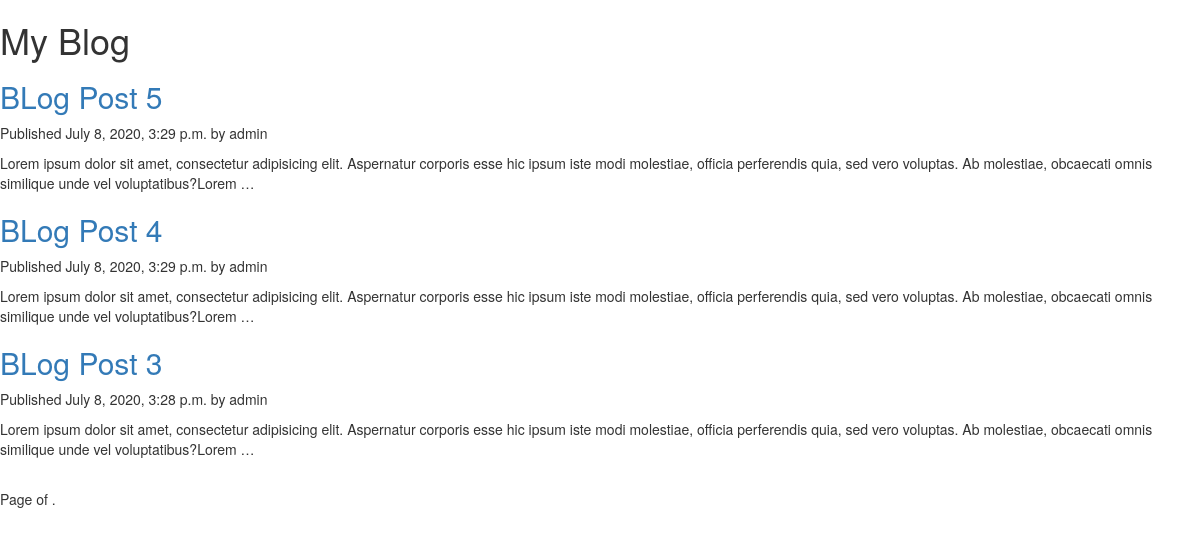
/posts/, run on the app's committed database.
### blog/models.py (models this page shows, shortened)
class Post(models.Model):
    STATUS_CHOICES = (
        ('draft', 'Draft'),
        ('published', 'Published'),
    )
    title = models.CharField(max_length=250)
    slug = models.SlugField(max_length=250,
                            unique_for_date='publish')
    author = models.ForeignKey(User,
                               on_delete=models.CASCADE,
                               related_name='blog_posts')
    body = models.TextField()
    publish = models.DateTimeField(default=timezone.now)
    created = models.DateTimeField(auto_now_add=True)
    updated = models.DateTimeField(auto_now=True)
    status = models.CharField(max_length=10,
                              choices=STATUS_CHOICES,
                              default='draft')
    class Meta:
        ordering = ('-publish',)

### paginationexample/views.py (the view)
# urls.py: path('posts/',post_list,name='postlist')
def post_list(request):
    object_list = Post.objects.all()
    paginator = Paginator(object_list, 3) # 3 posts in each page
    page = request.GET.get('page')
    try:
        posts = paginator.page(page)
    except PageNotAnInteger:
        posts = paginator.page(1)
    except EmptyPage:
        posts = paginator.page(paginator.num_pages)
    return render(request,'bloglist.html',{'page': page,'posts': posts})

### templates/bloglist.html (shortened to what this page needs)
<!DOCTYPE html>
<html lang="en">
<head>
<link rel="stylesheet" href="https://stackpath.bootstrapcdn.com/bootstrap/3.4.1/css/bootstrap.min.css">
</head>
<body>
<h1>My Blog</h1>
 {% for post in posts %}
    <h2>
        <a href="#">
        {{ post.title }}
        </a>
    </h2>
     <p class="date">
     Published {{ post.publish }} by {{ post.author }}
     </p>
     {{ post.body|truncatewords:30|linebreaks }}
{% endfor %}
<div class="pagination">
 <span class="step-links">
 <span class="current">
 Page {{ page.number }} of {{ page.paginator.num_pages }}.
 </span>
 </span>
</div>
</body>
</html>

### data on the page
Post: title "BLog Post 5", publish "July 8, 2020, 3:29 p.m.", author "admin", body "Lorem ipsum dolor sit amet, consectetur adipisicing elit. Aspernatur corporis esse hic ipsum iste modi molestiae, officia perferendis quia, sed vero voluptas. Ab molestiae, obcaecati omnis similique unde vel voluptatibus?Lorem …"
Post: title "BLog Post 4", publish "July 8, 2020, 3:29 p.m.", author "admin", body "Lorem ipsum dolor sit amet, consectetur adipisicing elit. Aspernatur corporis esse hic ipsum iste modi molestiae, officia perferendis quia, sed vero voluptas. Ab molestiae, obcaecati omnis similique unde vel voluptatibus?Lorem …"
Post: title "BLog Post 3", publish "July 8, 2020, 3:28 p.m.", author "admin", body "Lorem ipsum dolor sit amet, consectetur adipisicing elit. Aspernatur corporis esse hic ipsum iste modi molestiae, officia perferendis quia, sed vero voluptas. Ab molestiae, obcaecati omnis similique unde vel voluptatibus?Lorem …"
